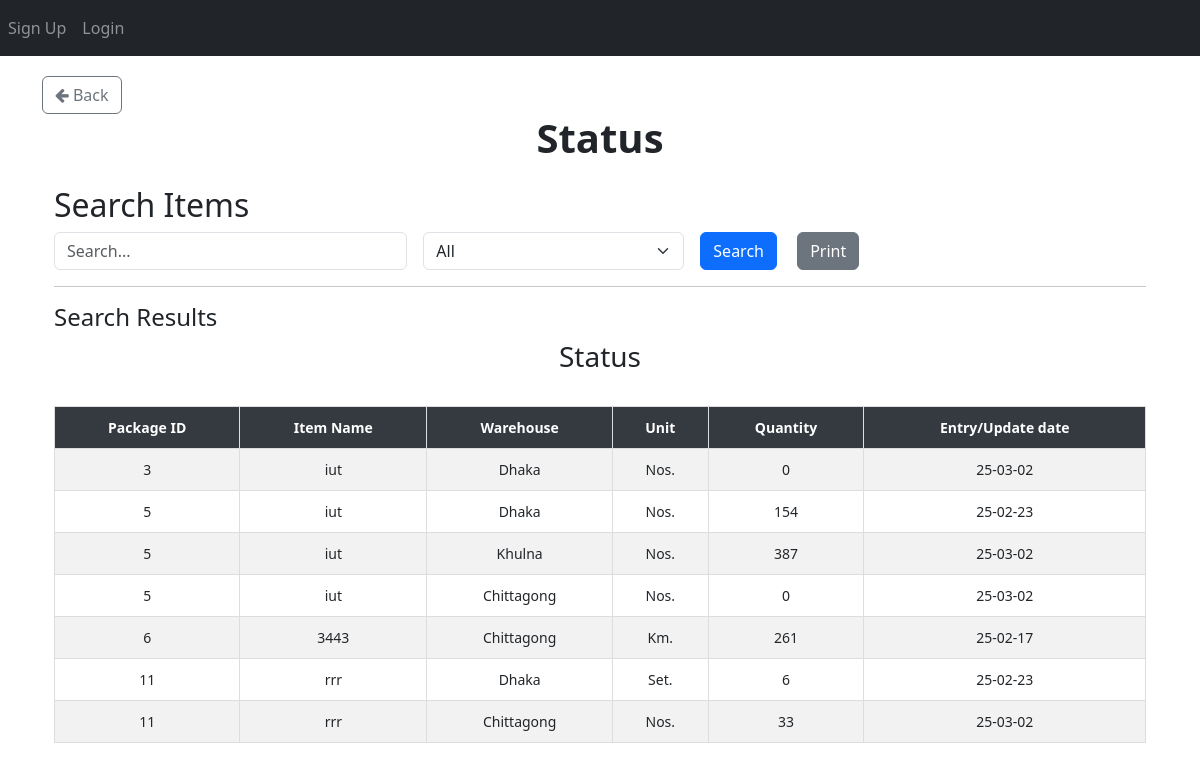
/status/, run on an earlier commit of the app's database.
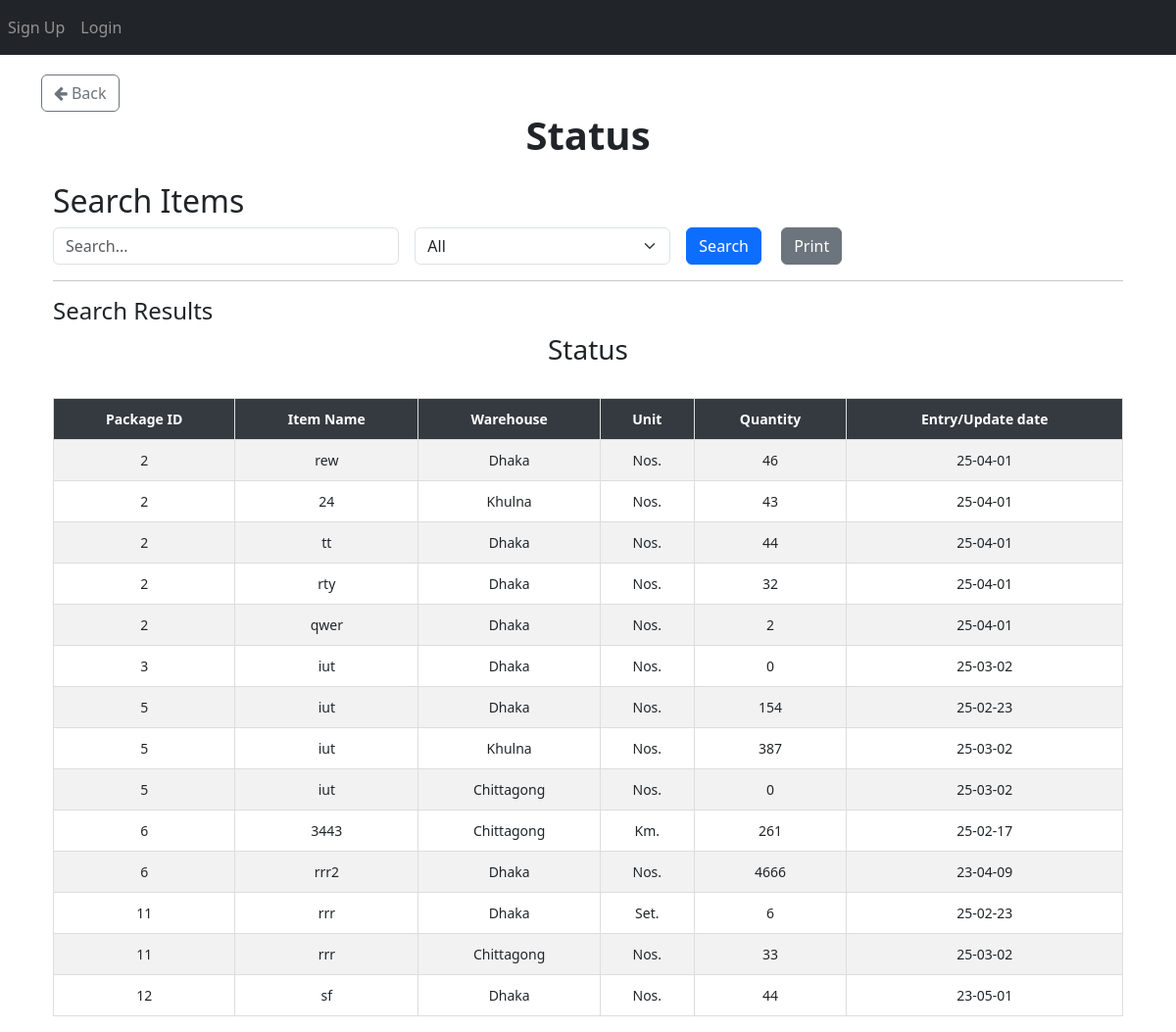
And on a later commit of the database.
### App_Entry/models.py (models this page shows, shortened)
class Item(models.Model):
    WAREHOUSE_CHOICES = [
        ("Dhaka", "Dhaka"),
        ("Khulna", "Khulna"),
        ("Chittagong", "Chittagong"),
    ]
    UNIT_CHOICES = [
        ("Nos.", "Nos."),
        ("Mtr.", "Mtr."),
        ("Km.", "Km."),
        ("Set.", "Set."),
        ("Pair.", "Pair."),
    ]
    name = models.CharField(max_length=255)
    description = models.TextField(blank=True, null=True)
    warehouse = models.CharField(
        max_length=50, choices=WAREHOUSE_CHOICES, default="Dhaka"
    )
    unit_of_item = models.CharField(
        max_length=10, choices=UNIT_CHOICES, default="Nos."
    )  # Updated field
    unit_price = models.DecimalField(max_digits=15, decimal_places=2, default=0.00)
    quantity_of_item = models.BigIntegerField(default=0)
    package = models.ForeignKey(
        Package,
        on_delete=models.SET_NULL,
        related_name="package_of_item",
        null=True,
    )
    created_at = models.DateTimeField(default=now)

class Package(models.Model):
    packageId = models.BigIntegerField(unique=True)

### App_Status/views.py (the view, shortened to what this page needs)
# urls.py: path("", views.status_page, name="status_page"),
def status_page(request):
    query = request.GET.get("query", "").strip()  # Strip leading/trailing whitespaces from query input
    filter_by = request.GET.get("filter_by", "All")
    date_filter = request.GET.get("date", "")
    items = Item.objects.all()
    if filter_by == "Entry/Update date" and date_filter:
        try:
            date_obj = datetime.strptime(date_filter, "%Y-%m-%d")
            items = items.filter(created_at__date=date_obj.date())
        except ValueError:
            pass  # If the date format is invalid, ignore the filter
    items = items.order_by("package__packageId")
    return render(
        request,
        "App_Status/status.html",
        {
            "items": items,
            "query": query,
            "filter_by": filter_by,
            "date_filter": date_filter,
        },
    )

### templates/App_Status/status.html (shortened to what this page needs)
{% extends 'base.html' %}
{% load crispy_forms_tags %}
{% load static %}
{% block body_block %}
<a href="{% url 'App_Home:home_page' %}" class="btn btn-outline-secondary">
    <i class="fa fa-arrow-left"></i> Back
</a>
<center><h1><b> Status </b></h1></center>
<div class="container mt-4">
    <h2>Search Items</h2>
    <form method="GET" action="{% url 'App_Status:status_page' %}" class="row g-3">
        <div class="col-md-4">
            <input type="text" name="query" id="searchQuery" class="form-control" placeholder="Search..." value="{{ query }}">
        </div>
        <div class="col-md-3">
            <select name="filter_by" id="filterDropdown" class="form-select" onchange="toggleInputFields()">
                <option value="All" {% if filter_by == "All" %}selected{% endif %}>All</option>
            </select>
        </div>
        <div class="col-md-2">
            <button type="submit" class="btn btn-primary me-3">Search</button>
            <button type="button" class="btn btn-secondary" onclick="printResults()">Print</button>
        </div>
    </form>
    <hr>
    <h4>Search Results</h4>
    <div id="printableArea" class="table-responsive">
        <h3 class="text-center">Status</h3>
        <br>
        <table class="table table-bordered table-striped table-hover">
            <thead class="table-dark sticky-top">
                <tr>
                    <th>Package ID</th>
                    <th>Item Name</th>
                    <th>Warehouse</th>
                    <th>Unit</th>
                    <th>Quantity</th>
                    <th>Entry/Update date</th>
                </tr>
            </thead>
            <tbody>
                {% if items %}
                    {% for item in items %}
                    <tr>
                        <td>{{ item.package.packageId }}</td>
                        <td>{{ item.name }}</td>
                        <td>{{ item.warehouse }}</td>
                        <td>{{ item.unit_of_item }}</td>
                        <td>{{ item.quantity_of_item }}</td>
                        <td>{{ item.created_at | date:"y-m-d" }}</td>
                    </tr>
                    {% endfor %}
                {% else %}
                    <tr>
                        <td colspan="7" class="text-center text-danger">No matching data found</td>
                    </tr>
                {% endif %}
            </tbody>
        </table>
    </div>
</div>
{% endblock %}

What changed in the data, as far as the page shows it:
added Item: package.packageId "2", name "rew", warehouse "Dhaka", unit_of_item "Nos.", quantity_of_item "46", created_at "25-04-01"
added Item: package.packageId "2", name "24", warehouse "Khulna", unit_of_item "Nos.", quantity_of_item "43", created_at "25-04-01"
added Item: package.packageId "2", name "tt", warehouse "Dhaka", unit_of_item "Nos.", quantity_of_item "44", created_at "25-04-01"
added Item: package.packageId "2", name "rty", warehouse "Dhaka", unit_of_item "Nos.", quantity_of_item "32", created_at "25-04-01"
added Item: package.packageId "2", name "qwer", warehouse "Dhaka", unit_of_item "Nos.", quantity_of_item "2", created_at "25-04-01"
added Item: package.packageId "6", name "rrr2", warehouse "Dhaka", unit_of_item "Nos.", quantity_of_item "4666", created_at "23-04-09"
added Item: package.packageId "12", name "sf", warehouse "Dhaka", unit_of_item "Nos.", quantity_of_item "44", created_at "23-05-01"
